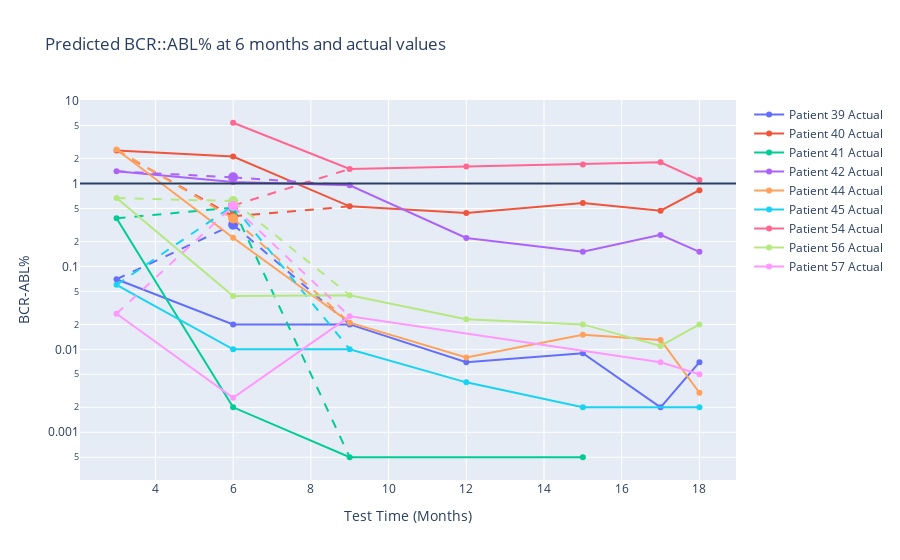

The notebook cell this image was saved under:
### Code cell
import plotly.graph_objects as go
import pandas as pd
import numpy as np
import plotly.express as px

colors = px.colors.qualitative.Plotly 
fig = go.Figure()

for idx, patient in enumerate(merged_data['patient_number'].unique()):
    patient_data = merged_data[merged_data['patient_number'] == patient]
    patient_color = colors[idx % len(colors)]  

    fig.add_trace(go.Scatter(
        x=patient_data['month'], y=patient_data['BCRABL'],
        mode='lines+markers', name=f'Patient {patient} Actual',
        line=dict(color=patient_color),  
        marker=dict(color=patient_color) 
    ))
    
  
    predicted_data = patient_data[patient_data['month'] == 6]
    if not predicted_data.empty:
        fig.add_trace(go.Scatter(
            x=[6], y=predicted_data['pred'],
            mode='markers', name=f'Patient {patient} Predicted',
            marker=dict(color=patient_color, size=10),  
            showlegend=False  
        ))
        
        before_pred = patient_data[patient_data['month'] < 6].tail(1)
        after_pred = patient_data[patient_data['month'] > 6].head(1)
        
        if not before_pred.empty:
            fig.add_trace(go.Scatter(
                x=[before_pred['month'].values[0], 6],
                y=[before_pred['BCRABL'].values[0], predicted_data['pred'].values[0]],
                mode='lines', line=dict(dash='dash', color=patient_color),
                showlegend=False  
            ))
        if not after_pred.empty:
            fig.add_trace(go.Scatter(
                x=[6, after_pred['month'].values[0]],
                y=[predicted_data['pred'].values[0], after_pred['BCRABL'].values[0]],
                mode='lines', line=dict(dash='dash', color=patient_color),
                showlegend=False  
            ))

fig.update_layout(
    title='Predicted BCR::ABL% at 6 months and actual values',
    xaxis_title='Test Time (Months)',
    yaxis_title='BCR-ABL%',
    yaxis_type='log'  
)

fig.update_traces(connectgaps=True)

fig.add_hline(y=1)

fig.show()

### Figure 1 — Plotly figure (JSON) as saved in the notebook; plotly's stock layout.template omitted (floating-point values rounded to 4 significant figures)
{"data": [{"connectgaps": true, "line": {"color": "#636EFA"}, "marker": {"color": "#636EFA"}, "mode": "lines+markers", "name": "Patient 39 Actual", "type": "scatter", "x": [3, 6, 9, 12, 15, 17, 18], "y": [0.07, 0.02, 0.02, 0.007, 0.009, 0.002, 0.007]}, {"connectgaps": true, "marker": {"color": "#636EFA", "size": 10}, "mode": "markers", "name": "Patient 39 Predicted", "showlegend": false, "type": "scatter", "x": [6], "y": [0.319]}, {"connectgaps": true, "line": {"color": "#636EFA", "dash": "dash"}, "mode": "lines", "showlegend": false, "type": "scatter", "x": [3, 6], "y": [0.07, 0.319]}, {"connectgaps": true, "line": {"color": "#636EFA", "dash": "dash"}, "mode": "lines", "showlegend": false, "type": "scatter", "x": [6, 9], "y": [0.319, 0.02]}, {"connectgaps": true, "line": {"color": "#EF553B"}, "marker": {"color": "#EF553B"}, "mode": "lines+markers", "name": "Patient 40 Actual", "type": "scatter", "x": [3, 6, 9, 12, 15, 17, 18], "y": [2.5, 2.11, 0.53, 0.44, 0.58, 0.47, 0.83]}, {"connectgaps": true, "marker": {"color": "#EF553B", "size": 10}, "mode": "markers", "name": "Patient 40 Predicted", "showlegend": false, "type": "scatter", "x": [6], "y": [0.4018]}, {"connectgaps": true, "line": {"color": "#EF553B", "dash": "dash"}, "mode": "lines", "showlegend": false, "type": "scatter", "x": [3, 6], "y": [2.5, 0.4018]}, {"connectgaps": true, "line": {"color": "#EF553B", "dash": "dash"}, "mode": "lines", "showlegend": false, "type": "scatter", "x": [6, 9], "y": [0.4018, 0.53]}, {"connectgaps": true, "line": {"color": "#00CC96"}, "marker": {"color": "#00CC96"}, "mode": "lines+markers", "name": "Patient 41 Actual", "type": "scatter", "x": [3, 6, 9, 12, 15, 17, 18], "y": [0.38, 0.002, 0.0005, null, 0.0005, null, null]}, {"connectgaps": true, "marker": {"color": "#00CC96", "size": 10}, "mode": "markers", "name": "Patient 41 Predicted", "showlegend": false, "type": "scatter", "x": [6], "y": [0.5117]}, {"connectgaps": true, "line": {"color": "#00CC96", "dash": "dash"}, "mode": "lines", "showlegend": false, "type": "scatter", "x": [3, 6], "y": [0.38, 0.5117]}, {"connectgaps": true, "line": {"color": "#00CC96", "dash": "dash"}, "mode": "lines", "showlegend": false, "type": "scatter", "x": [6, 9], "y": [0.5117, 0.0005]}, {"connectgaps": true, "line": {"color": "#AB63FA"}, "marker": {"color": "#AB63FA"}, "mode": "lines+markers", "name": "Patient 42 Actual", "type": "scatter", "x": [3, 6, 9, 12, 15, 17, 18], "y": [1.4, 1.04, 0.95, 0.22, 0.15, 0.24, 0.15]}, {"connectgaps": true, "marker": {"color": "#AB63FA", "size": 10}, "mode": "markers", "name": "Patient 42 Predicted", "showlegend": false, "type": "scatter", "x": [6], "y": [1.186]}, {"connectgaps": true, "line": {"color": "#AB63FA", "dash": "dash"}, "mode": "lines", "showlegend": false, "type": "scatter", "x": [3, 6], "y": [1.4, 1.186]}, {"connectgaps": true, "line": {"color": "#AB63FA", "dash": "dash"}, "mode": "lines", "showlegend": false, "type": "scatter", "x": [6, 9], "y": [1.186, 0.95]}, {"connectgaps": true, "line": {"color": "#FFA15A"}, "marker": {"color": "#FFA15A"}, "mode": "lines+markers", "name": "Patient 44 Actual", "type": "scatter", "x": [3, 6, 9, 12, 15, 17, 18], "y": [2.571, 0.222, 0.021, 0.008, 0.015, 0.013, 0.003]}, {"connectgaps": true, "marker": {"color": "#FFA15A", "size": 10}, "mode": "markers", "name": "Patient 44 Predicted", "showlegend": false, "type": "scatter", "x": [6], "y": [0.379]}, {"connectgaps": true, "line": {"color": "#FFA15A", "dash": "dash"}, "mode": "lines", "showlegend": false, "type": "scatter", "x": [3, 6], "y": [2.571, 0.379]}, {"connectgaps": true, "line": {"color": "#FFA15A", "dash": "dash"}, "mode": "lines", "showlegend": false, "type": "scatter", "x": [6, 9], "y": [0.379, 0.021]}, {"connectgaps": true, "line": {"color": "#19D3F3"}, "marker": {"color": "#19D3F3"}, "mode": "lines+markers", "name": "Patient 45 Actual", "type": "scatter", "x": [3, 6, 9, 12, 15, 17, 18], "y": [0.06, 0.01, 0.01, 0.004, 0.002, null, 0.002]}, {"connectgaps": true, "marker": {"color": "#19D3F3", "size": 10}, "mode": "markers", "name": "Patient 45 Predicted", "showlegend": false, "type": "scatter", "x": [6], "y": [0.5403]}, {"connectgaps": true, "line": {"color": "#19D3F3", "dash": "dash"}, "mode": "lines", "showlegend": false, "type": "scatter", "x": [3, 6], "y": [0.06, 0.5403]}, {"connectgaps": true, "line": {"color": "#19D3F3", "dash": "dash"}, "mode": "lines", "showlegend": false, "type": "scatter", "x": [6, 9], "y": [0.5403, 0.01]}, {"connectgaps": true, "line": {"color": "#FF6692"}, "marker": {"color": "#FF6692"}, "mode": "lines+markers", "name": "Patient 54 Actual", "type": "scatter", "x": [3, 6, 9, 12, 15, 17, 18], "y": [null, 5.4, 1.5, 1.6, 1.7, 1.8, 1.1]}, {"connectgaps": true, "marker": {"color": "#FF6692", "size": 10}, "mode": "markers", "name": "Patient 54 Predicted", "showlegend": false, "type": "scatter", "x": [6], "y": [0.5413]}, {"connectgaps": true, "line": {"color": "#FF6692", "dash": "dash"}, "mode": "lines", "showlegend": false, "type": "scatter", "x": [3, 6], "y": [null, 0.5413]}, {"connectgaps": true, "line": {"color": "#FF6692", "dash": "dash"}, "mode": "lines", "showlegend": false, "type": "scatter", "x": [6, 9], "y": [0.5413, 1.5]}, {"connectgaps": true, "line": {"color": "#B6E880"}, "marker": {"color": "#B6E880"}, "mode": "lines+markers", "name": "Patient 56 Actual", "type": "scatter", "x": [3, 6, 9, 12, 15, 17, 18], "y": [0.669, 0.044, 0.045, 0.023, 0.02, 0.011, 0.02]}, {"connectgaps": true, "marker": {"color": "#B6E880", "size": 10}, "mode": "markers", "name": "Patient 56 Predicted", "showlegend": false, "type": "scatter", "x": [6], "y": [0.6137]}, {"connectgaps": true, "line": {"color": "#B6E880", "dash": "dash"}, "mode": "lines", "showlegend": false, "type": "scatter", "x": [3, 6], "y": [0.669, 0.6137]}, {"connectgaps": true, "line": {"color": "#B6E880", "dash": "dash"}, "mode": "lines", "showlegend": false, "type": "scatter", "x": [6, 9], "y": [0.6137, 0.045]}, {"connectgaps": true, "line": {"color": "#FF97FF"}, "marker": {"color": "#FF97FF"}, "mode": "lines+markers", "name": "Patient 57 Actual", "type": "scatter", "x": [3, 6, 9, 12, 15, 17, 18], "y": [0.0269, 0.0026, 0.025, null, null, 0.007, 0.005]}, {"connectgaps": true, "marker": {"color": "#FF97FF", "size": 10}, "mode": "markers", "name": "Patient 57 Predicted", "showlegend": false, "type": "scatter", "x": [6], "y": [0.5344]}, {"connectgaps": true, "line": {"color": "#FF97FF", "dash": "dash"}, "mode": "lines", "showlegend": false, "type": "scatter", "x": [3, 6], "y": [0.0269, 0.5344]}, {"connectgaps": true, "line": {"color": "#FF97FF", "dash": "dash"}, "mode": "lines", "showlegend": false, "type": "scatter", "x": [6, 9], "y": [0.5344, 0.025]}], "layout": {"shapes": [{"type": "line", "x0": 0, "x1": 1, "xref": "x domain", "y0": 1, "y1": 1, "yref": "y"}], "title": {"text": "Predicted BCR::ABL% at 6 months and actual values"}, "xaxis": {"title": {"text": "Test Time (Months)"}}, "yaxis": {"title": {"text": "BCR-ABL%"}, "type": "log"}}}
